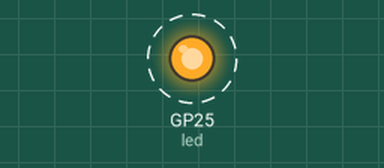
The program below on a simulated Raspberry Pi Pico running MicroPython. Shown: output pins drawn as LEDs (lit = HIGH). Dashed ring = blinking.

Above: at 0.5 s.
Timing chart, 0 to 4.6 s (numbered marks = the images above):
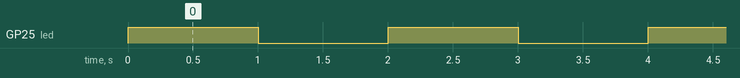

Measured:
- by itself, GP25 (led): alternates HIGH for 1.0 s and LOW for 1.0 s

The program:

lesson4-3.py
```python
from machine import Pin
import time

led = Pin("LED", mode=Pin.OUT)
status = False
while True:

    if status == False:
        led.on()
        status = True
    else:
        led.off()
        status = False
    time.sleep(1)
```
